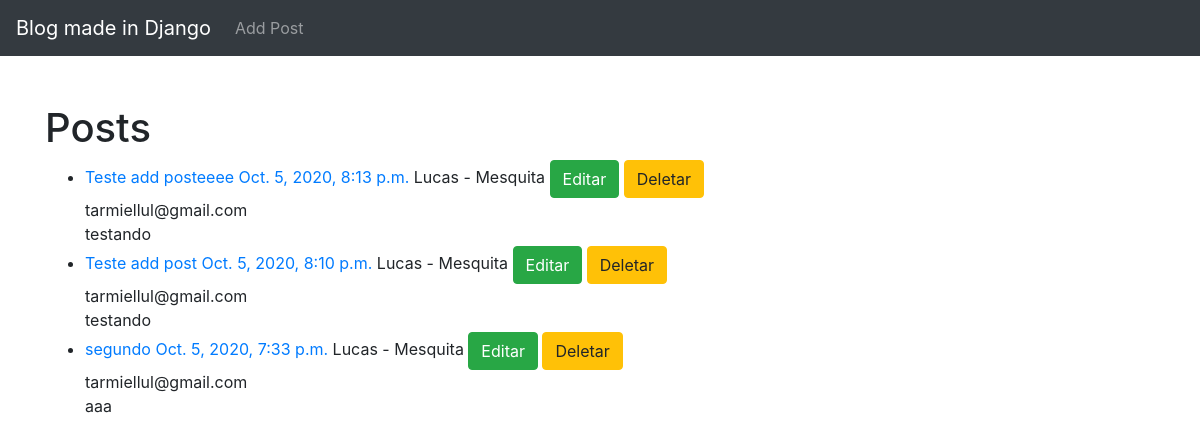
Before: / with the older database file.
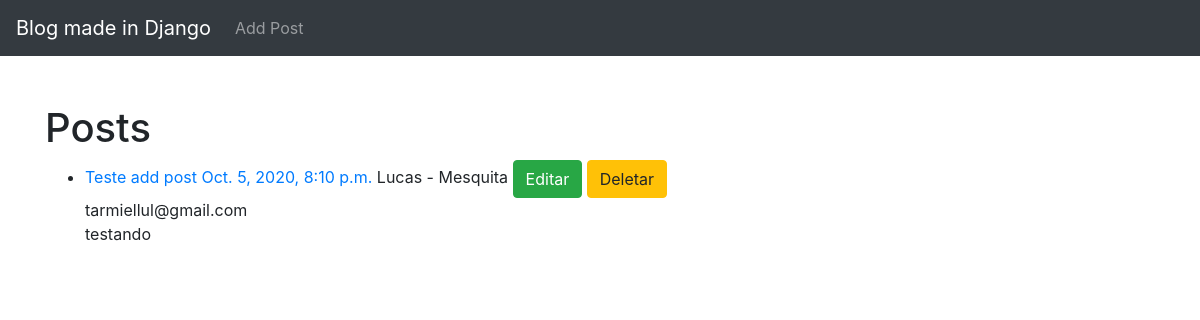
After: the same page with the newer database file.
### theblog/models.py (models this page shows, shortened)
class Post(models.Model):
    title = models.CharField(max_length=255)
    title_tag = models.CharField(max_length=25, default="Blog made in Django")
    author = models.ForeignKey(User, on_delete=models.CASCADE)
    created_at = models.DateTimeField(auto_now_add=True)
    body = models.TextField()

### theblog/views.py (the view)
# urls.py: path('',HomeView.as_view(), name='home'),
class HomeView(ListView):
    model = Post
    template_name = 'home.html'
    ordering = ['-created_at']

### theblog/templates/home.html (shortened to what this page needs)
{% extends 'base.html' %}
{% block content%}
    <h1>Posts</h1>
    <ul>
        {% for post in object_list %}
            <li><a href="{% url 'article' post.pk %}">{{ post.title }} {{ post.created_at }}</a> {{ post.author.first_name }} - {{ post.author.last_name }}
            <a href="{% url 'edit_post' post.pk %}" class="btn btn-success">Editar</a>
            <a href="{% url 'delete_post' post.pk %}" class="btn btn-warning">Deletar</a>
            <br> {{ post.author.email}} <br>
            {{ post.body }} </li>
        {% endfor %}
    </ul>
{% endblock %}

### theblog/templates/base.html (shortened to what this page needs)
<!doctype html>
<html lang="en">
  <head>
    <link rel="stylesheet" href="https://stackpath.bootstrapcdn.com/bootstrap/4.5.2/css/bootstrap.min.css">
  </head>
  <body>
    <header>
      <nav class="navbar navbar-expand-lg navbar-dark bg-dark">
        <a class="navbar-brand" href="{% url 'home' %}"> Blog made in Django</a>
        <div class="collapse navbar-collapse" id="navbarSupportedContent">
          <ul class="navbar-nav mr-auto">
            <li class="nav-item">
              <a class="nav-link" href="{% url 'add_post' %}">Add Post</a>
            </li>
          </ul>
        </div>
      </nav>
    </header>
    <div class="container mt-5">
        {% block content%}
        {% endblock %}
    </div>
  </body>
</html>

Changed rows visible on the page:
removed Post: title "Teste add posteeee", created_at "Oct. 5, 2020, 8:13 p.m.", author.first_name "Lucas", author.last_name "Mesquita", author.email "tarmiellul@gmail.com", body "testando"
removed Post: title "segundo", created_at "Oct. 5, 2020, 7:33 p.m.", author.first_name "Lucas", author.last_name "Mesquita", author.email "tarmiellul@gmail.com", body "aaa"
